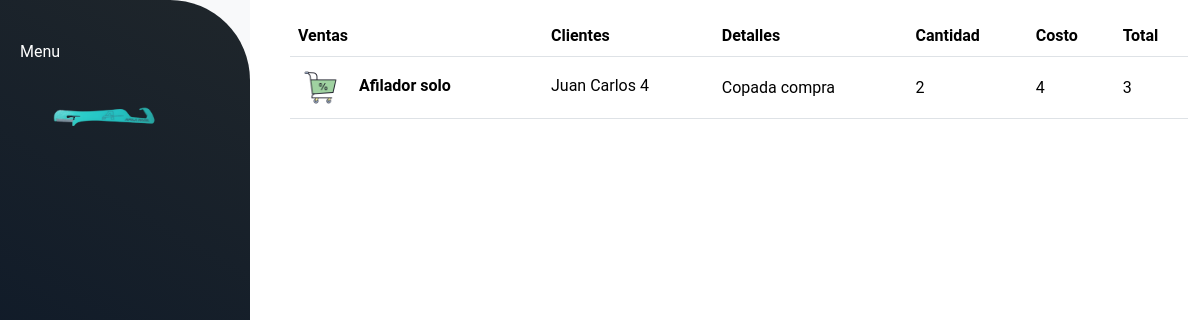
Page /ventas/ on the earlier database version.
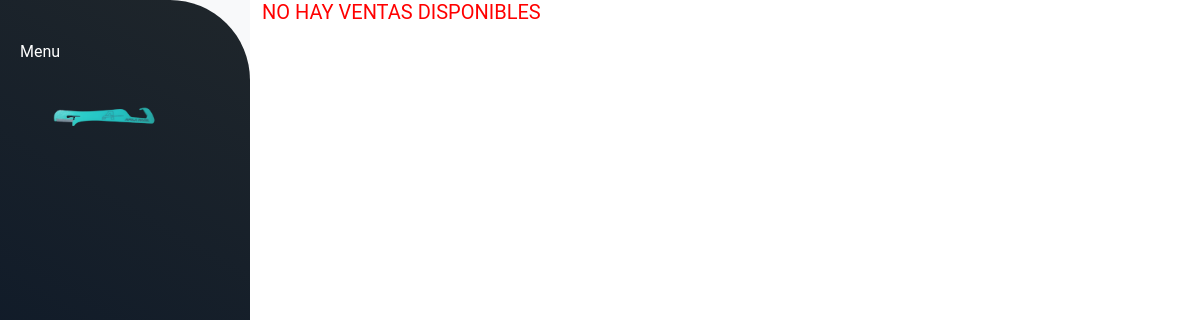
Same page on the later database version.
### ventas/models.py (models this page shows)
class Ventas(models.Model):
    cantidad = models.IntegerField(default=0)
    detalle = models.CharField(max_length=200, blank=True)
    produccion= models.ForeignKey(Produccion, on_delete=models.CASCADE)
    clientes = models.ForeignKey(Clientes, on_delete=models.CASCADE)
    costo = models.IntegerField(default=0)
    total = models.IntegerField(default=0)
    imagen = models.TextField(null=True, blank=True)
    def get_imagen_url(self):
        if self.imagen:
            return f"/static/img/{self.imagen}"
        else:
            return "/static/img/venta.png"

### produccion/models.py (models this page shows)
class Produccion(models.Model):
    producto_completo = models.BooleanField(default=False)
    materias = models.ForeignKey(Materias, on_delete=models.CASCADE, related_name='produccion', null=True, blank=True)
    produccion_cantidad = models.IntegerField(default=0)
    produccion_total = models.IntegerField(default=0)
    nombre = models.CharField(max_length=100, default='')
    class Meta:
        db_table = 'produccion'
        verbose_name = "Produccion"
    def __str__(self):
        return f"{self.nombre}"

### clientes/models.py (models this page shows, shortened)
class Clientes(models.Model):
    nombre = models.CharField(max_length=50)
    detalle = models.CharField(max_length=200, blank=True)
    direccion = models.CharField(max_length=100)
    telefono = models.IntegerField(null=True, blank=True)
    email = models.CharField(max_length=100)
    imagen = models.TextField(null=True, blank=True)
    class Meta:
        db_table = 'clientes'
        verbose_name = "Clientes"
    def __str__(self):
        return f"{self.nombre}"

### ventas/views.py (the view)
# urls.py: path('', views.mostrar_ventas, name='ventas'),
def mostrar_ventas(request):
    ventas = Ventas.objects.all()
    return render(request,'ventas.html',{'ventas': ventas})

### ventas/templates/ventas.html (shortened to what this page needs)
{% extends "materias_primas/layout.html" %}
{% load static %}
{% block content %}
{% if ventas%}
<div class="container" id="altura">
    <table class="table align-middle mb-0 bg-white m-3 mb-5" >
        <thead class="bg-light">
        <tr>
            <th>Ventas</th>
            <th>Clientes</th>
            <th>Detalles</th>
            <th>Cantidad</th>
            <th>Costo</th>
            <th>Total</th>
        </tr>
        </thead>
        <tbody>
        {% for venta in ventas %}
            <tr>
                <td>
                <div class="d-flex align-items-center" >
                    <img
                        src="{{ venta.get_imagen_url }}"
                        alt="NO-IMG"
                        style="width: 45px; height: 45px"
                        class="rounded-circle"
                        />
                    <div class="ms-3">
                    <p class="fw-bold mb-1 ml-2">{{venta.produccion}}</p>
                    </div>
                </div>
                </td>
                <td>
                <p class="fw-normal mb-1">{{ venta.clientes}}</p>
                </td>
                <td>{{ venta.detalle }}</td>
                <td>{{ venta.cantidad }}</td>
                <td>{{ venta.costo }}</td>
                <td>{{ venta.total }}</td>
            </tr>
        {%endfor%}
        </tbody>
    </table>
{%else%}
<h5 class="fw-normal mb-1" style="color:red">NO HAY VENTAS DISPONIBLES</h5>
{%endif%}
</div>
{% endblock %}

Differences in the rows shown:
removed Ventas: produccion "Afilador solo", clientes "Juan Carlos 4", detalle "Copada compra", cantidad "2", costo "4", total "3"
Other differences:
text no longer shown: "Ventas Clientes Detalles Cantidad Costo Total"
text now shown: "NO HAY VENTAS DISPONIBLES"
